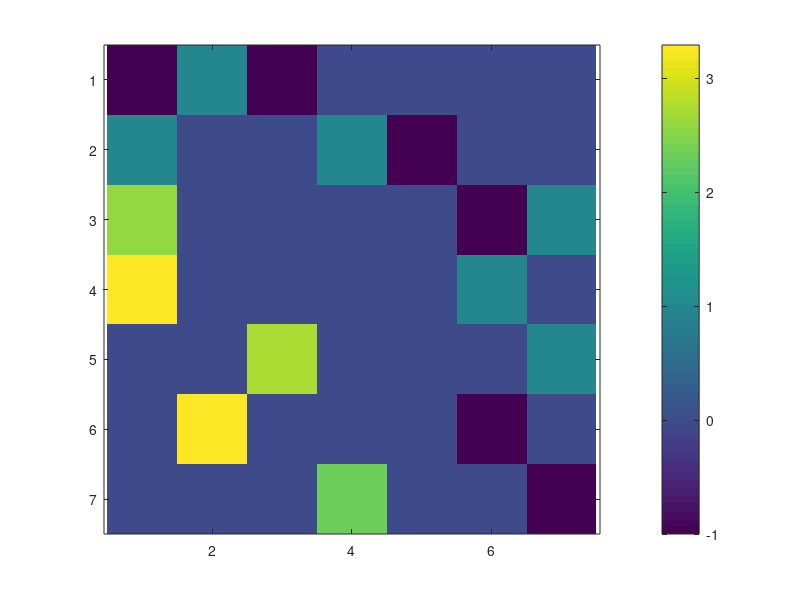

Reproduce this figure in MATLAB.
clear variables;

U = 2;

Nx = 2;
Ny = 2;
epsilon = 0.01;
Ec = 1;

R0 = 2;
dR = 2;

Ru = R0 * ones(Ny-1, Nx-1) + dR * rand(Ny-1, Nx-1);
Rv = R0 * ones(Ny, Nx) + dR * rand(Ny, Nx);

Iu = zeros(Ny-1, Nx-1);
Iv = zeros(Ny, Nx);
E = zeros(Ny-1, Nx);

nVar = length(Iu(:)) + length(Iv(:)) + length(E(:));
A = zeros(nVar, nVar);
b = zeros(nVar, 1);

% loop for each joint, the current is divergence-free
index = 1;
for i = 1 : Ny-1
    up = i + length(Iu(:));
    down = up + 1;
    right = i;
    
    A(index, up) = 1;
    A(index, down) = -1;
    A(index, right) = -1;
    index = index + 1;
    
    for j = 2 : Nx-1
        up = i + (j-1) * Ny + length(Iu(:));
        down = up + 1;
        left = i + (j-2) * (Ny - 1);
        right = i + (j-1) * (Ny - 1);
        
        A(index, up) = 1;
        A(index, down) = -1;
        A(index, left) = 1;
        A(index, right) = -1;
        
        index = index + 1;
    end
    
    up = i + (Nx-1) * Ny + length(Iu(:));
    down = up + 1;
    left = i + (Nx-2) * (Ny - 1);
    
    A(index, up) = 1;
    A(index, down) = -1;
    A(index, left) = 1;
    index = index + 1;
end

% loop for each resistor, following Ohm's law
% Iu = zeros(Ny-1, Nx-1);
for i = 1 : Ny - 1
    for j = 1 : Nx - 1
        left = i + (j - 1) * (Ny - 1) + length(Iu(:)) + length(Iv(:));
        right = left + (Ny - 1);
        mid = i + (j - 1) * (Ny - 1);
        
        A(index, mid) = Ru(i, j);
        A(index, left) = -1;
        A(index, right) = 1;
        
        index = index + 1;
    end
end

% Iv = zeros(Ny, Nx);
for j = 1 : Nx
    down = 1 + (j - 1) * (Ny - 1) + length(Iu(:)) + length(Iv(:));
    mid = 1 + (j - 1) * Ny;
    
    A(index, mid) = Rv(1, j);
    A(index, down) = 1;
    b(index) = U;
    index = index + 1;
end

for i = 2 : Ny-1
    for j = 1 : Nx
        up = i - 1 + (j - 1) * (Ny - 1) + length(Iu(:)) + length(Iv(:));
        down = up + 1;
        mid = i + (j - 1) * Ny;
        
        A(index, mid) = Rv(i, j);
        A(index, up) = -1;
        A(index, down) = 1;
        
        index = index + 1;
    end
end

for j = 1 : Nx
    up = Ny - 1 + (j - 1) * (Ny - 1) + length(Iu(:)) + length(Iv(:));
    mid = Ny + (j - 1) * Ny;  
    
    A(index, up) = -1;
    A(index, mid) = Rv(Ny, j);
    b(index) = 0;
    
    index = index + 1;
end

imagesc(A)
colorbar;
axis equal tight;


